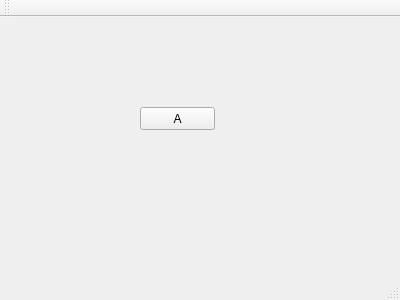
<?xml version="1.0" encoding="UTF-8"?>
<ui version="4.0">
 <class>AMainWindow</class>
 <widget class="QMainWindow" name="AMainWindow">
  <property name="geometry">
   <rect>
    <x>0</x>
    <y>0</y>
    <width>400</width>
    <height>300</height>
   </rect>
  </property>
  <property name="windowTitle">
   <string>AMainWindow</string>
  </property>
  <widget class="QWidget" name="centralWidget">
   <widget class="QPushButton" name="pushButton">
    <property name="geometry">
     <rect>
      <x>140</x>
      <y>90</y>
      <width>75</width>
      <height>23</height>
     </rect>
    </property>
    <property name="text">
     <string>A</string>
    </property>
   </widget>
  </widget>
  <widget class="QMenuBar" name="menuBar">
   <property name="geometry">
    <rect>
     <x>0</x>
     <y>0</y>
     <width>400</width>
     <height>23</height>
    </rect>
   </property>
  </widget>
  <widget class="QToolBar" name="mainToolBar">
   <attribute name="toolBarArea">
    <enum>TopToolBarArea</enum>
   </attribute>
   <attribute name="toolBarBreak">
    <bool>false</bool>
   </attribute>
  </widget>
  <widget class="QStatusBar" name="statusBar"/>
 </widget>
 <layoutdefault spacing="6" margin="11"/>
 <resources/>
 <connections/>
</ui>
